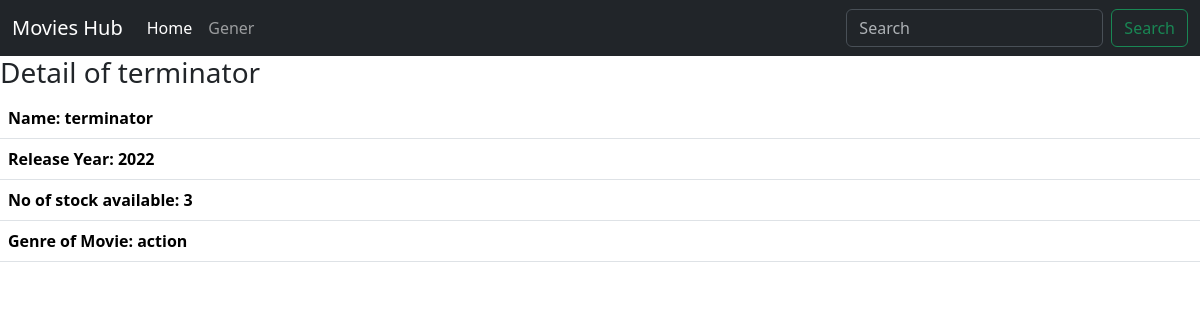
Page /movies/detail/2 on the committed database.
### movies/models.py (models this page shows, shortened)
class Movie(models.Model):
    title = models.CharField(max_length=255)
    release_date = models.IntegerField()
    rating = models.FloatField()
    number_in_stock = models.IntegerField()
    genre = models.ForeignKey(Genre, on_delete=models.CASCADE, related_name='genre_name')
    created_at = models.DateField(default=timezone.now)

class Genre(models.Model):
    name = models.CharField(max_length=255)
    def __str__(self):
        return self.name

### movies/views.py (the view)
# urls.py: path('detail/<int:id>', detail, name='detail'),
def detail(request, id):
    data = Movie.objects.get(id=id)
    return render(request, 'detail.html', {'data': data})

### movies/templates/detail.html
{% extends 'base.html'%}
{%block content%}
<h3>Detail of {{data.title}}</h3>
<table class="table dark-table">
    <thead>
    <tr>
        <th>Name: {{data.title}}</th>
    </tr>
     <tr>
        <th>Release Year: {{data.release_date}}</th>
    </tr>
    <tr>
        <th>No of stock available: {{data.number_in_stock}}</th>
    </tr>
      <tr>
        <th>Genre of Movie: {{data.genre}}</th>
    </tr>
    </thead>
</table>
{%endblock%}

### rows in the picture
Movie: title "terminator", release_date "2022", number_in_stock "3", genre "action"
